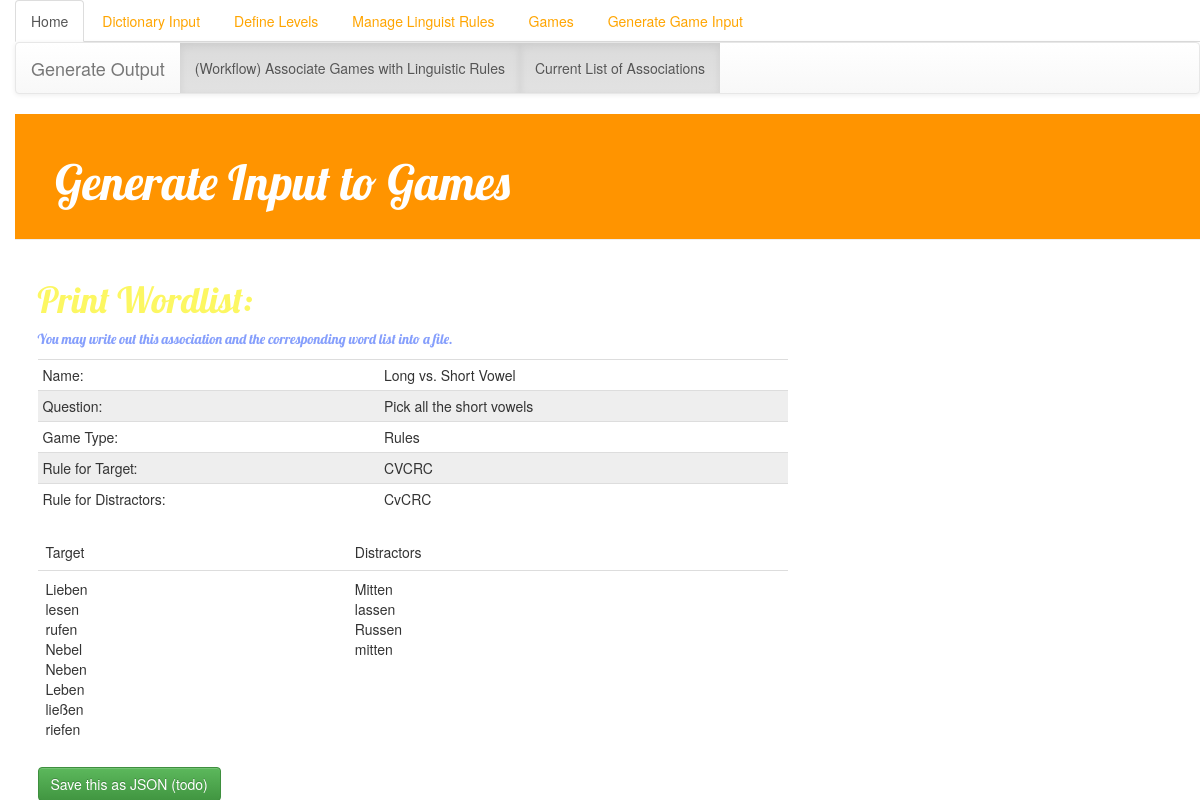
Screenshot of /Wordout/wordout_print/8/ with the database file from the repository.
### Wordout/models.py (models this page shows, shortened)
class AssociationTable(models.Model):
    name = models.CharField(max_length=200,default='Association')
    gameType = models.ForeignKey('Games.GameType',null=True)
    linguistic_rule_input = models.ForeignKey('Linguistics.LinguisticRule', related_name='input',null=True)
    linguistic_rule_output = models.ForeignKey('Linguistics.LinguisticRule', related_name='output', null=True)
    question = models.CharField(max_length=200,default='Question',null=True)

### Games/models.py (models this page shows, shortened)
class GameType(models.Model):
    name = models.CharField(max_length=200,default='NoName',null=True)
    description = models.TextField(default='Missing Description',null=True)

### Linguistics/models.py (models this page shows, shortened)
class LinguisticRule(models.Model):
    name = models.CharField(max_length=200,default='', null=True)
    description = models.TextField(default='Missing Description')
    word = models.CharField(max_length=200,default='',null=True)
    ph = models.CharField(max_length=200,default='',null=True)
    gr = models.CharField(max_length=200,default='',null=True)
    CVC = models.CharField(max_length=200,default='',null=True)

### Database/models.py (models this page shows, shortened)
class Entry(models.Model):
    dictionary = models.ForeignKey(Dictionary,default='',null=True)
    word = models.CharField(max_length=200,default='',null=True)
    CVC = models.CharField(max_length=200,default='',null=True)
    gr = models.CharField(max_length=200,default='',null=True)
    ph = models.CharField(max_length=200,default='',null=True)
    HFW = models.BooleanField(default=False)

### Wordout/views.py (the view)
# urls.py: url(r'^wordout_print/(?P<pk>\d+)/$', views.wordout_print, name='wordout_print'),
def wordout_print(request,pk):
    association = AssociationTable.objects.get(pk=pk)
    entries = list()
    distractors = list()
    rule = LinguisticRule.objects.get(pk=association.linguistic_rule_input.pk)
    distractor = LinguisticRule.objects.get(pk=association.linguistic_rule_output.pk)
    entries, message1 = get_entries_that_match(rule)
    distractors, message2 = get_entries_that_match(distractor)
    messages.warning(request, message1+message2)
    return render(request, 'Wordout/wordout_print.html',
                  {'association': association, 'entries': entries, 'distractors': distractors})

### Database/models.py (called while the page is built)
def find_letter_match(pre_entries, letters, index):
    entries = list()
    for e in pre_entries:
        spelling = e.gr.split()
        if (spelling[index] in letters):
            entries.append(e)
    return entries

### templates/Wordout/wordout_print.html (shortened to what this page needs)
{% extends 'Wordout/base.html' %}
{% block content %}
    <div class="post">
    <h1> Print Wordlist: </h1>
    <p>
        You may write out this association and the corresponding word list into a file.
<table class="table table-condensed" width="200">
    <tbody>
        <tr>
            <td>Name:</td>
            <td>
                {{ association.name }}
            </td>
        </tr>
        <tr>
            <td>Question: </td>
            <td>
                {{ association.question }}
            </td>
        </tr>
        <tr>
            <td>Game Type: </td>
            <td>
                {{ association.gameType.name }}
            </td>
        </tr>
        <tr>
            <td>Rule for Target: </td>
            <td>
                {{ association.linguistic_rule_input.name }}
            </td>
        </tr>
        <tr>
            <td>Rule for Distractors: </td>
            <td>
                {{ association.linguistic_rule_output.name }}
            </td>
        </tr>
    </tbody>
</table>
    </p>
<table class="table" width="10">
    <thead>
    <tr>
        <td>Target</td>
        <td>Distractors</td>
    </tr>
    </thead>
    <tbody>
        <tr>
            <td>
                {% for e in entries %}
                    {{ e.word }} <br>
                {% endfor %}
            </td>
            <td>
                {% for d in distractors %}
                    {{ d.word }} <br>
                {% endfor %}
            </td>
        </tr>
    </tbody>
</table>
    </div>
    <button type="button" class="btn btn-success">Save this as JSON (todo)</button>
{% endblock content %}

### Input/static/Input/css/style.css (style rules this page uses)
body { padding-left: 15px; }
.post h1 { color: #fcf762; font-family: 'Lobster'; }
.post p { color: #869ffc; font-family: 'Lobster'; }
table tr:nth-child(even) { background-color: #eee; }
table tr:nth-child(odd) { background-color:#fff; }

### rows the page displays
AssociationTable: name "Long vs. Short Vowel", question "Pick all the short vowels", gameType.name "Rules", linguistic_rule_input.name "CVCRC", linguistic_rule_output.name "CvCRC"
Entry: word "Lieben"
Entry: word "lesen"
Entry: word "rufen"
Entry: word "Nebel"
Entry: word "Neben"
Entry: word "Leben"
Entry: word "ließen"
Entry: word "riefen"
Entry: word "Mitten"
Entry: word "lassen"
Entry: word "Russen"
Entry: word "mitten"
